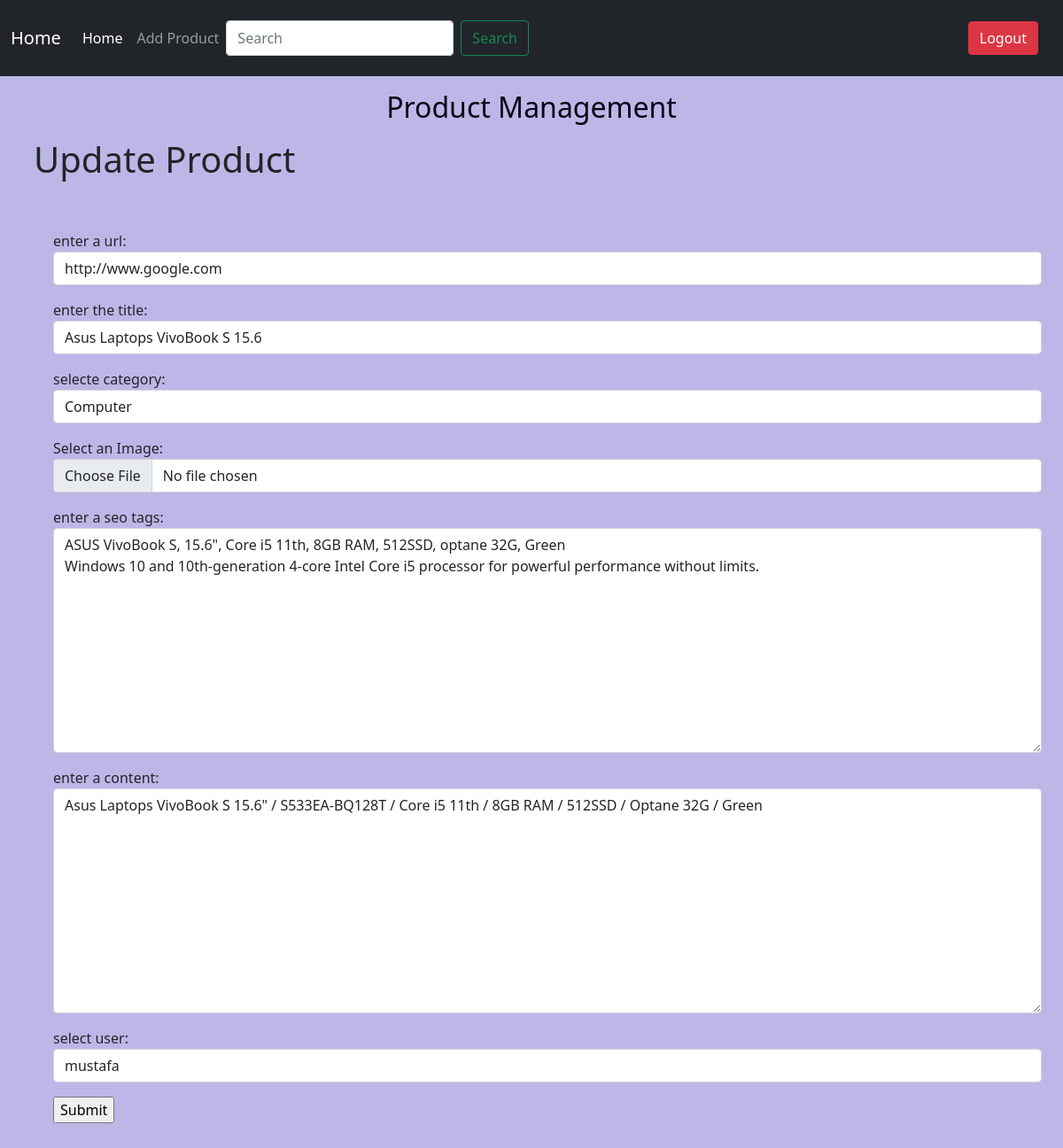
Screenshot of /updateProduct/10/ (signed in) with the database file from the repository.
### pages/models.py (models this page shows, shortened)
class Pages(models.Model):
    url = models.URLField()
    title = models.CharField(max_length=255, default='', blank=False)
    category = models.ForeignKey(CategoryPage, on_delete=models.CASCADE, default=True, null=False)
    createionDate = models.DateTimeField(auto_now_add=True)
    modifyDate = models.DateTimeField(auto_now= True)
    image = models.ImageField(upload_to='photos/%y/%m/%d',)
    seo_tags = models.TextField()
    content = models.TextField()
    author_user = models.ForeignKey(User, null=True, on_delete= models.SET_NULL)
    published = models.BooleanField(default=True)
    deleted = models.BooleanField(default=False)

### pages/views.py (the view)
# urls.py: path('updateProduct/<int:pk>/', views.updateProduct, name='updateProduct'),
@login_required(login_url='showProducts')
def updateProduct(request,pk):
    product = Pages.objects.get(id=pk)
    form = ProductForm(instance=product)
    if request.method == 'POST':
        form = ProductForm(request.POST, request.FILES, instance=product)
        if form.is_valid():
            form.save()
            return redirect('showProducts')
    context = {
        "form":form
    }
    return render(request, 'pages/updateProduct.html', context)

### pages/forms.py
class ProductForm(forms.ModelForm):
    class Meta:
        model = Pages
        fields = ['url' ,'title' ,'category' ,'image' ,'seo_tags' ,'content' ,'author_user' ,]
        widgets = {
            'url': forms.URLInput(attrs={'class': 'form-control'}),
            'title': forms.TextInput(attrs={'class': 'form-control'}),
            'category': forms.Select(attrs={'class': 'form-control'}),
            'image': forms.FileInput(attrs={'class': 'form-control'}),
            'seo_tags': forms.Textarea(attrs={'class': 'form-control'}),
            'content': forms.Textarea(attrs={'class': 'form-control'}),
            'author_user': forms.Select(attrs={'class': 'form-control'}),
        }
        labels = {
            'url': 'enter a url',
            'title': 'enter the title',
            'category': 'selecte category',
            'image': 'Select an Image',
            'seo_tags': 'enter a seo tags',
            'content': 'enter a content',
            'author_user': 'select user',
        }

### pages/models.py (called while the page is built)
    def __str__(self):
        return self.name

### templates/pages/updateProduct.html (shortened to what this page needs)
{% extends 'base.html' %}
{% block content %}
<h1 style="font-size: 40px; margin-left: 30px;" class="p-2">
    Update Product
 </h1>
 <div class="container m-5">
     <form action="" method="post" enctype="multipart/form-data">
         {{ form.as_p }}
         <input type="submit" name="Submit">
     </form>
 </div>
{% endblock %}

### rows the page displays
Pages: url "http://www.google.com", title "Asus Laptops VivoBook S 15.6", category "Computer", seo_tags "ASUS VivoBook S, 15.6\", Core i5 11th, 8GB RAM, 512SSD, optane 32G, Green Windows 10 and 10th-generation 4-core Intel Core i5 processor for powerful performance without limits.", content "Asus Laptops VivoBook S 15.6\" / S533EA-BQ128T / Core i5 11th / 8GB RAM / 512SSD / Optane 32G / Green", author_user "mustafa"
